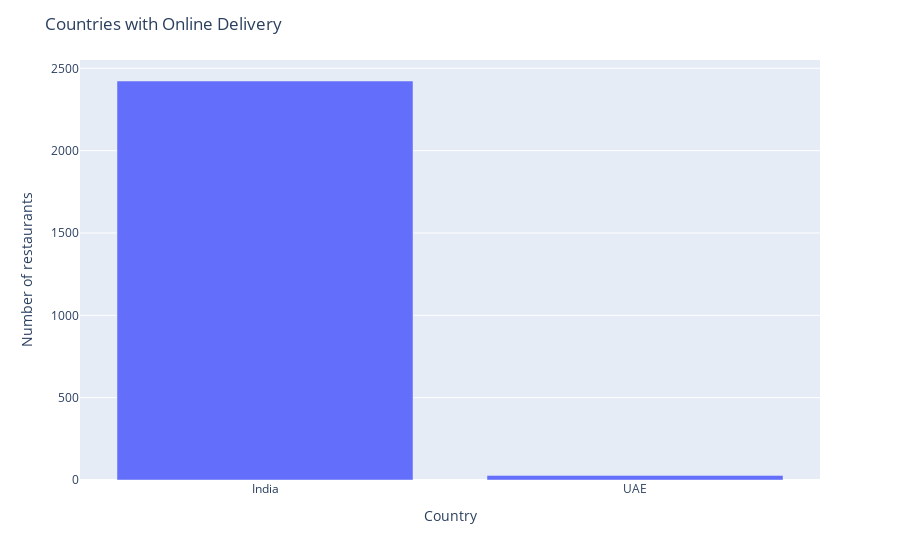

Source (notebook cell):
### Code cell
# Assuming you have a pandas DataFrame called 'df' with a 'country' column and an 'online_delivery' column

# Create a new DataFrame containing only the rows where online_delivery is True
deliveries_df = final_df[final_df['Has Online delivery'] == 'Yes']

# Get the unique values in the 'country' column of the deliveries DataFrame
deliveries_countries = deliveries_df['Country'].unique()

# Print the list of countries that have online delivery
print(deliveries_countries)

import plotly.express as px
fig = px.bar(deliveries_df['Country'].value_counts(),
             x=deliveries_df['Country'].value_counts().index,
             y=deliveries_df['Country'].value_counts().values)

fig.update_layout(title='Countries with Online Delivery')
fig.update_xaxes(title_text='Country')
fig.update_yaxes(title_text='Number of restaurants')
fig.show()

### Figure 1 — Plotly figure (JSON) as saved in the notebook; plotly's stock layout.template omitted (floating-point values rounded to 4 significant figures)
{"data": [{"alignmentgroup": "True", "hovertemplate": "x=%{x}<br>y=%{y}<extra></extra>", "legendgroup": "", "marker": {"color": "#636efa", "pattern": {"shape": ""}}, "name": "", "offsetgroup": "", "orientation": "v", "showlegend": false, "textposition": "auto", "type": "bar", "x": ["India", "UAE"], "xaxis": "x", "y": [2423, 28], "yaxis": "y"}], "layout": {"barmode": "relative", "legend": {"tracegroupgap": 0}, "margin": {"t": 60}, "title": {"text": "Countries with Online Delivery"}, "xaxis": {"anchor": "y", "domain": [0, 1], "title": {"text": "Country"}}, "yaxis": {"anchor": "x", "domain": [0, 1], "title": {"text": "Number of restaurants"}}}}
